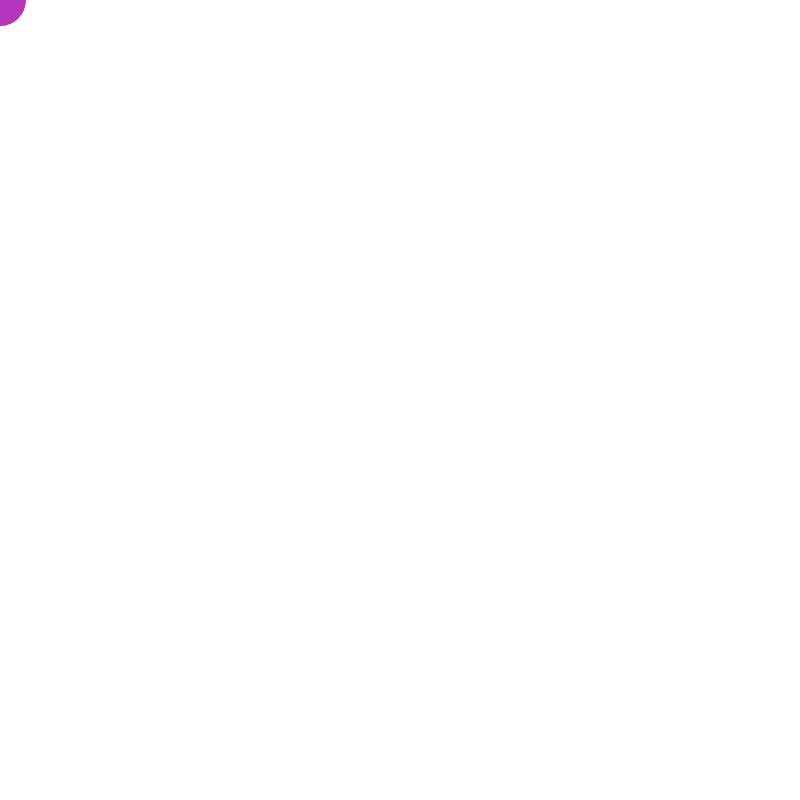
Frame 1 (no input)
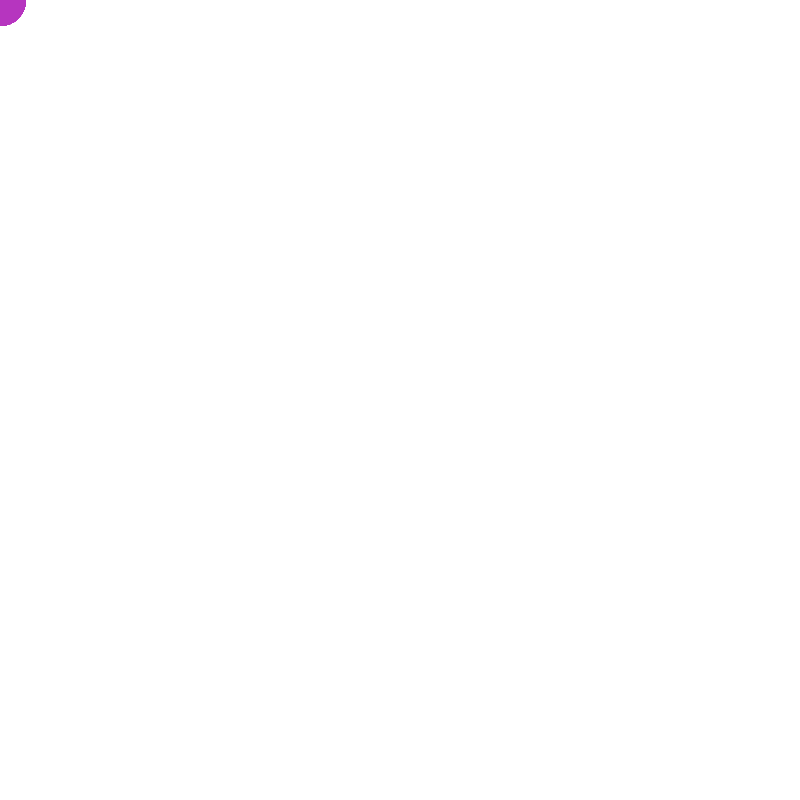
Frame 60 (no input)
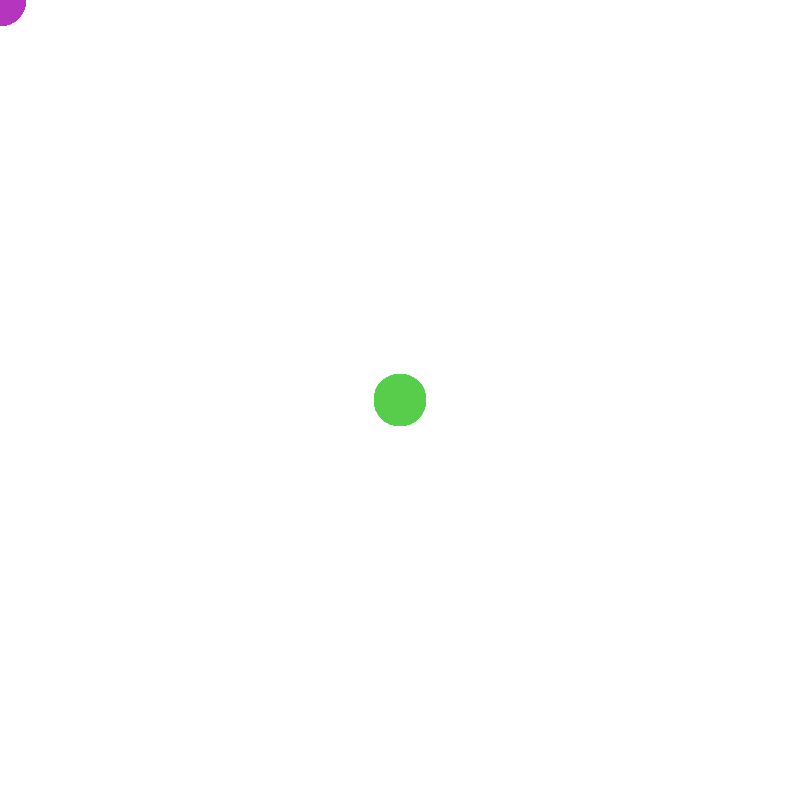
Frame 120 (the mouse pressed at the canvas centre since frame 60)

The p5.js sketch that drew these frames (run headless with seeded random() and noise() and a simulated clock; from frame 60 on, the mouse is pressed at the canvas centre):

// p5.js sketch
// ── sketch.js
// For red, green, and blue color variables
	var r, g, b; 

function setup() { 
  createCanvas(800,800);
	background(255); 
	//pick colors randomly
	r = random(255); 
	g = random(255); 
	b = random(255); 
}

function draw() { 
	//ellipse 
	strokeWeight(2);
	stroke(r, g, b); 
	fill(r, g, b);
	ellipse(mouseX, mouseY, 25, 25);
	ellipse(mouseX, mouseY, 50, 50); 
} 

function mouseWheel() {
	background(255);
}

function mousePressed() {
	var d = dist(mouseX, mouseY, 65, 65);
	//Pick new random color values
	r = random(255);
  g = random(255);
  b = random(255);
}
